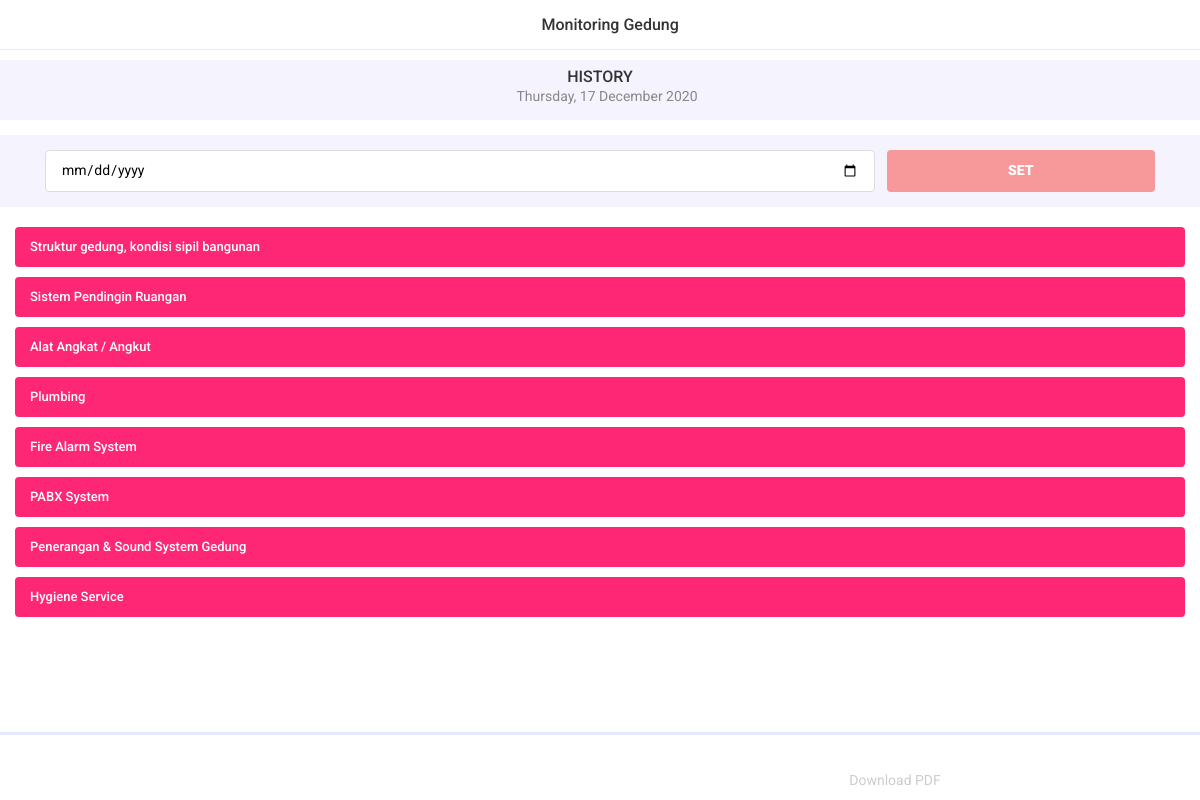
The app's page /menondc/history (signed in), older data.
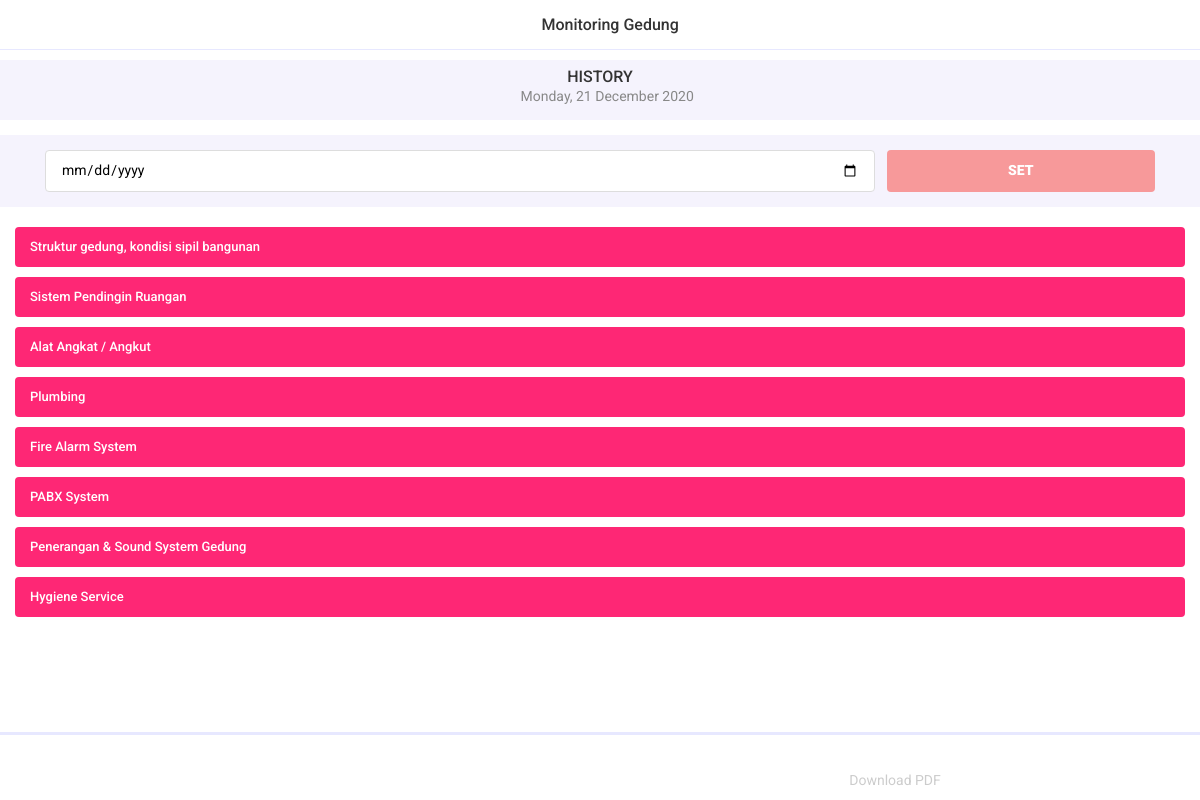
The same page, newer data.
### menondc/models.py (models this page shows, shortened)
class mendc_latest_history(models.Model):
    history = models.DateField(
        name="history", auto_now=False, auto_now_add=False, verbose_name="History")
    class Meta:
        db_table = ''
        managed = True
        verbose_name = 'history'
        verbose_name_plural = 'histories'

### menondc/views.py (the view)
# urls.py: path('history', mendc_history, name='mendc_history'),
@login_required(login_url='user_login')
def mendc_history(request):
    obj = mendc_latest_history.objects.get(id=1)
    if request.method == 'POST':
        tgl = request.POST.get('date')
        if tgl:
            obj.history = datetime.strptime(tgl, '%Y-%m-%d').date()
            obj.save()
    areas = mendc_area.objects.all()
    subareas = mendc_subarea.objects.all()
    dailies = mendc_daily.objects.filter(hariIni=obj.history)
    dailies_queryset = dailies.count()
    days = None
    if request.user.groups.all().first().name == 'maker':
        days = mendc_day.objects.filter(Q(hariIni=date.today()) & Q(mendcMaker__isnull=True) & Q(
            mendcChecker__isnull=True) & Q(mendcSigner__isnull=True))
    if request.user.groups.all().first().name == 'checker':
        days = mendc_day.objects.filter(Q(hariIni=date.today()) & Q(mendcMaker__isnull=False) & Q(
            mendcChecker__isnull=True) & Q(mendcSigner__isnull=True))
    if request.user.groups.all().first().name == 'signer':
        days = mendc_day.objects.filter(Q(hariIni=date.today()) & Q(mendcMaker__isnull=False) & Q(
            mendcChecker__isnull=False) & Q(mendcSigner__isnull=True))
    context = {
        'areas': areas,
        'subareas': subareas,
        'harians': dailies,
        'tanggal': obj.history,
        'dailies_queryset': dailies_queryset,
        'title': 'Monitoring Gedung',
        'days':days
    }
    return render(request, 'menondc/mendc_history.html', context)

### templates/menondc/mendc_history.html (shortened to what this page needs)
{% extends "base.html" %}{% load static %}
{% block navbar %}
<div class="left"><a href='{% url "mendc_home" %}' class="link"><i class="icon ion-ios-arrow-back"></i></a>
</div>
<div class="title">{{title}}</div>
{% endblock navbar %}
{% block page_wrapper %}
<div class="newsletter bg-lightblue py-2">
    <div class="section-title text-center title-large">
        <h6>HISTORY</h6>
        <p><i class="icon ion-ios-calendar"></i> {{tanggal | date:"l, d F Y"}}</p>
    </div>
</div>
<div class="separator-small"></div>
<div class="form-elements bg-lightblue">
    <div class="separator-small"></div>
    <div class="container">
        <form method="POST" class="form-outline form-horizontal">
            <div class="form-wrapper">
                <div class="input-wrap row">
                    <div class="col-9">
                        <input type="date" name="date" id="date" class="date" autocomplete="off" value="01-01-2000"
                            placeholder="Select Date">
                    </div>
                    <div class="col-3">
                        <div class="button-default">
                            <button class="button minus-button bg-red select-date">SET</button>
                        </div>
                    </div>
                </div>
            </div>
        </form>
    </div>
    <div class="separator-small"></div>
</div>
<div class="separator-medium"></div>
<!-- <div class="maintenance">
    <div class="container">
        <img src="{% static 'images/maintenance.png' %}" height="300" width="300" alt="">
        <h5 class="mb-5" style="color: red;"><strong>Area Not Found</strong></h5>
        <div class="button-default">
            <div class="row">
                <div class="col-6">
                    <a href="{% url 'mendc_settings' %}" class="button">Settings</a>
                </div>
                <div class="col-6">
                    <a href="{% url 'mendc_area_add' %}" class="button button-outline">Create Area</a>
                </div>
            </div>
        </div>
    </div>
</div> -->
<div id="accordionParent" class="accordion accordion-inset">
    {% for area in areas %}
    <div class="accordion-item">
        <div class="accordion-title collapsed" data-toggle="collapse" data-target="#accordionTwo{{area.pk}}">
            {{area.namaArea}}
        </div>
    </div>
    {% endfor %}
</div>
{% endblock page_wrapper %}
{% block toolbar_bottom %}
<div class="separator-large"></div>
<ul class="toolbar-bottom toolbar-wrap">
    <li class="toolbar-item">
    </li>
    <li class="toolbar-item">
        <a href="{% url 'mendc_history_download_pdf' %}" class="toolbar-link">
            <i class="icon ion-ios-download"></i>
            <p>Download PDF</p>
        </a>
    </li>
</ul>
{% endblock toolbar_bottom %}

Row changes from the older to the newer data that the page shows:
changed mendc_latest_history: history "Thursday, 17 December 2020" → "Monday, 21 December 2020"
